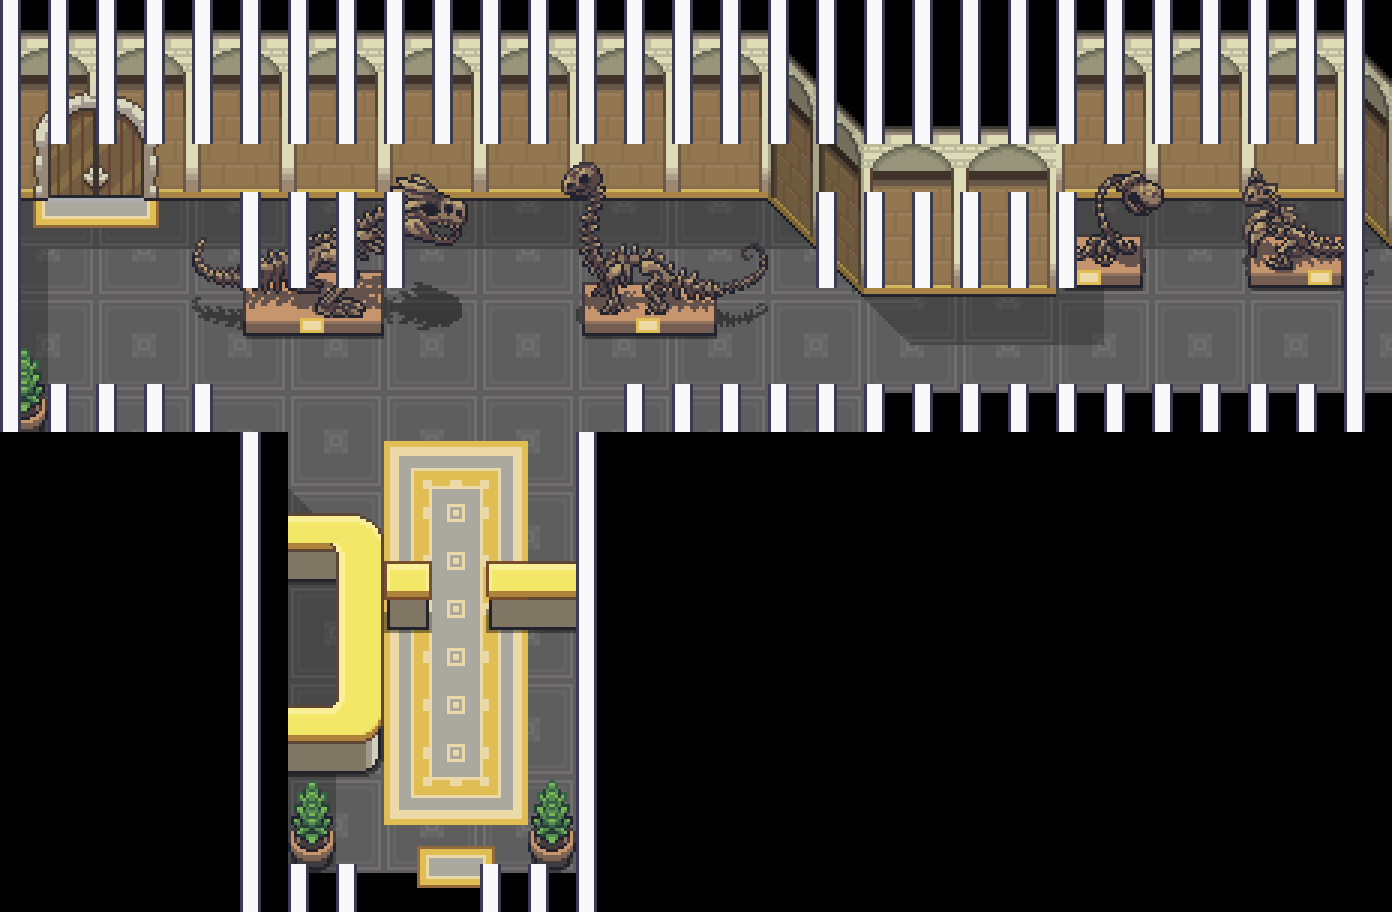

The image is a tile-based game level rendered from a .tmx file. Its description and source (layers, tilesets, objects; grid data summarised) follow:
An orthogonal 29x19 tile map with 48x48 px tiles, 3 tile layers (below_player, world, above_player), 3 tilesets and 11 objects (6x dialog, 2x painting, spawn, door, npc).

<map version="1.10" tiledversion="1.11.2" orientation="orthogonal" renderorder="right-down" width="29" height="19" tilewidth="48" tileheight="48" infinite="0" nextlayerid="5" nextobjectid="12">
 <tileset firstgid="1" source="Room_Builder_free_48x48.tsx" />
 <tileset firstgid="392" source="Interiors_free_48x48.tsx" />
 <tileset firstgid="1816" source="fossil_museum_48x48.tsx" />
 <layer id="1" name="below_player" width="29" height="19">
  <data>[551 cells, 321 non-empty, 321 distinct tile ids]</data>
 </layer>
 <layer id="2" name="world" width="29" height="19">
  <data>[551 cells, 162 non-empty, 1 distinct tile ids]</data>
 </layer>
 <layer id="3" name="above_player" width="29" height="19">
  <data>[551 cells, 0 non-empty, 0 distinct tile ids]</data>
 </layer>
 <objectgroup id="4" name="objects">
  <object id="1" name="spawn" x="456" y="840">
   <point />
  </object>
  <object id="2" name="door" x="432" y="888">
   <properties>
    <property name="nextMap" value="worldscene" />
    <property name="label" value="Exit Museum" />
   </properties>
   <point />
  </object>
  <object id="3" name="painting" x="336" y="168">
   <properties>
    <property name="title" value="Tyrannosaurus Rex Skeleton" />
    <property name="artist" value="Natural History Collection" />
    <property name="price" value="2500000" />
    <property name="description" value="Complete T-Rex skeleton, Late Cretaceous period. 40 feet long. The crown jewel of the paleontology wing." />
   </properties>
   <point />
  </object>
  <object id="4" name="painting" x="960" y="168">
   <properties>
    <property name="title" value="Velociraptor Pack Display" />
    <property name="artist" value="Natural History Collection" />
    <property name="price" value="1800000" />
    <property name="description" value="Three velociraptors in hunting formation. Articulated bones from the Gobi Desert expedition, 1993." />
   </properties>
   <point />
  </object>
  <object id="5" name="dialog" x="168" y="168">
   <properties>
    <property name="content" value="Amber Specimen #47 Prehistoric insect preserved in Baltic amber. 40 million years old. The detail is extraordinary." />
   </properties>
   <point />
  </object>
  <object id="6" name="dialog" x="648" y="168">
   <properties>
    <property name="content" value="Pterodactyl Wing Fragment Partial wing from Pteranodon longiceps. Wingspan estimated at 23 feet. Found in Kansas chalk beds." />
   </properties>
   <point />
  </object>
  <object id="7" name="dialog" x="1224" y="168">
   <properties>
    <property name="content" value="Trilobite Colony Slab Over 200 individual trilobites preserved in a single limestone slab. Ordovician period, 450 million years ago." />
   </properties>
   <point />
  </object>
  <object id="8" name="dialog" x="168" y="360">
   <properties>
    <property name="content" value="Mammoth Tusk (Left) Woolly mammoth ivory tusk, 12 feet curved length. Permafrost-preserved from Siberia." />
   </properties>
   <point />
  </object>
  <object id="9" name="dialog" x="1224" y="360">
   <properties>
    <property name="content" value="Ammonite Fossil Wall Polished cross-section revealing the golden spiral chambers. Jurassic period, found in the Dorset coast." />
   </properties>
   <point />
  </object>
  <object id="10" name="dialog" x="432" y="696">
   <properties>
    <property name="content" value="FOSSIL MUSEUM — Paleontology Wing Admission: $25 | Members: Free" />
   </properties>
   <point />
  </object>
  <object id="11" name="npc" x="696" y="312">
   <properties>
    <property name="id" value="dr_morton" />
    <property name="label" value="Dr. Morton" />
    <property name="dialogue" value="Welcome to the Paleontology Wing. Our T-Rex is one of only twelve complete specimens in the world. Take your time — each fossil has a story spanning millions of years." />
    <property name="canHaggle" value="false" />
   </properties>
   <point />
  </object>
 </objectgroup>
</map>
